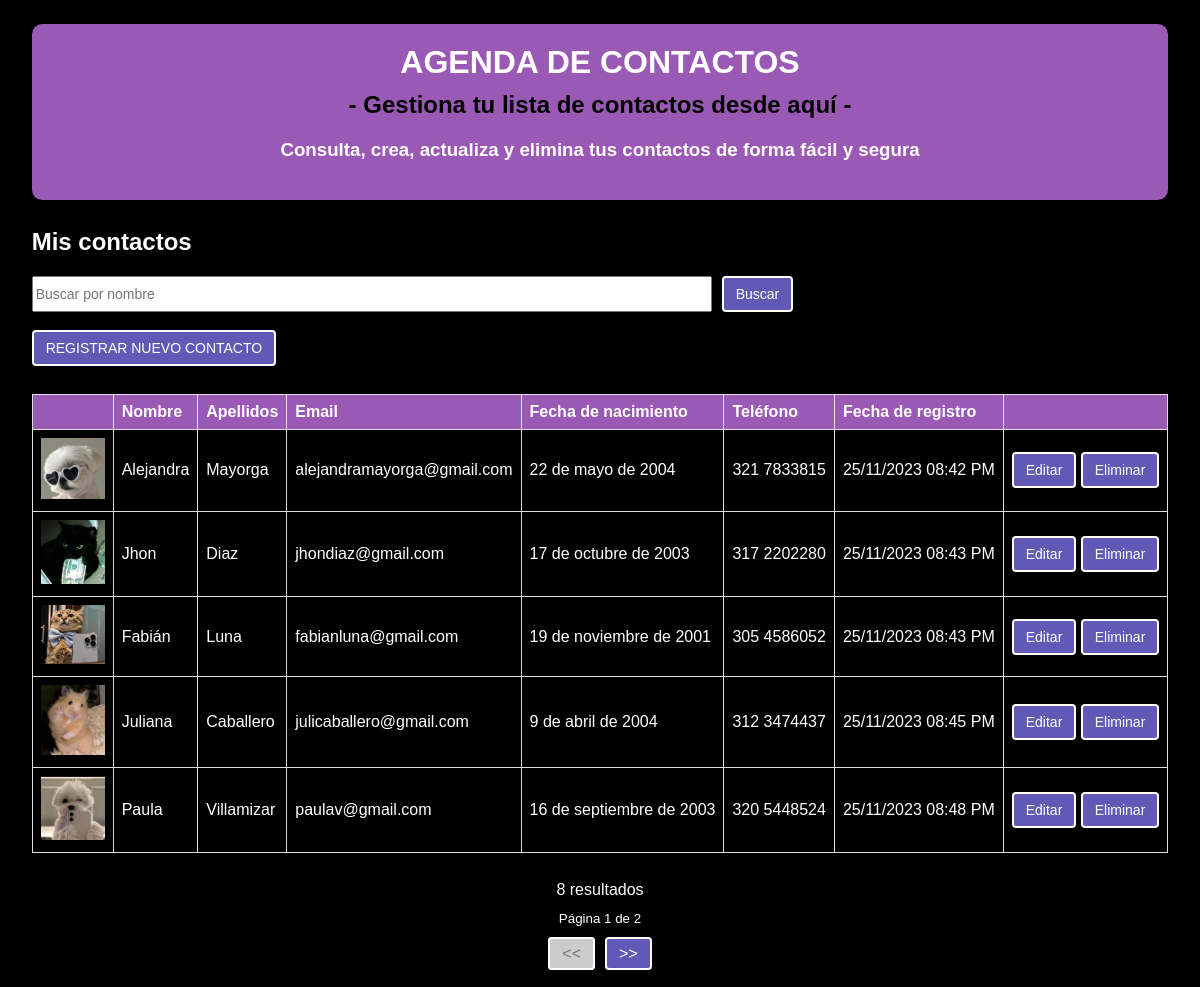
The page / on the database its author committed.
### contacts/models.py (models this page shows, shortened)
class Contact(models.Model):
    avatar = models.ImageField(upload_to='contact', null=True, blank=True)
    nombre = models.CharField(max_length=100, null=True, blank=True)
    apellidos = models.CharField(max_length=100, null=True, blank=True)
    email = models.EmailField(max_length=50)
    fechanacimiento = models.DateField(null=True, blank=True, verbose_name='Fecha de nacimiento')
    telefono = models.CharField(max_length=15, null=True, blank=True, verbose_name='Teléfono')
    created = models.DateTimeField(auto_now_add=True)

### contacts/views.py (the view)
# urls.py: path('', views.ContactListView.as_view(), name='contact_list'),
class ContactListView(generic.ListView):
    model = Contact
    paginate_by = 5
    def get_queryset(self) -> QuerySet[Any]:
        q = self.request.GET.get('q')
        if q:
            return Contact.objects.filter(nombre__icontains=q)
        return super().get_queryset()

### contacts/templates/contacts/contact_list.html (shortened to what this page needs)
{% extends 'contacts/index.html' %}
{% load static %}
{% block content %}
<!DOCTYPE html>
<html lang="es">
<head>
</head>
<body>
    <div>
        <br>
        <h2 style="color:#fff">Mis contactos</h2>
        <div>
            <form action="">
                <div class="form-container">
                    <input type="text" class="form-control" placeholder="Buscar por nombre"
                                name="q" value="{{ request.GET.q }}">
                    <button class="btn btn-primary">
                        Buscar
                    </button>
                </div>
            </form>
        </div>
        <br>
        <a href="{% url 'contact_new' %}" class="btn btn-primary">
            REGISTRAR NUEVO CONTACTO
        </a>
    </div>
    <br>
    <div>
        <table>
            <thead>
                <tr>
                    <th></th>
                    <th>Nombre</th>
                    <th>Apellidos</th>
                    <th>Email</th>
                    <th>Fecha de nacimiento</th>
                    <th>Teléfono</th>
                    <th>Fecha de registro</th>
                    <th></th>
                </tr>
            </thead>
            <tbody>
                {% for contact in object_list %}
                <tr>
                    <td>
                        <div>
                            {% if contact.avatar %}
                            <img src="{{ contact.avatar.url }}" alt="avatar" class="rounded"
                                     style="max-width: 64px">
                            {% endif %}
                        </div>
                    </td>
                    <td>{{ contact.nombre|default:'-' }}</td>
                    <td>{{ contact.apellidos|default:'-' }}</td>
                    <td>{{ contact.email|default:'-' }}</td>
                    <td>{{ contact.fechanacimiento|default:'-' }}</td>
                    <td>{{ contact.telefono|default:'-' }}</td>
                    <td>{{ contact.created|date:'d/m/Y h:i A' }}</td>
                    <td>
                        <div>
                            <a href="{% url 'contact_edit' contact.pk %}" class="btn btn-primary">Editar</a>
                            <a href="{% url 'contact_delete' contact.pk %}" class="btn btn-primary">Eliminar</a>
                        </div>
                    </td>
                </tr>
                {% endfor %}
            </tbody>
        </table>
    </div>
    <br>
    <center>
    <div class="text-end mb-5">
        {{ page_obj.paginator.count }} resultado{{ page_obj.paginator.count|pluralize }}
    </div>
    <div class="d-flex justify-content-between align-items-center">
        <small class="d-none d-sm-inline-block text-body">
            Página {{ page_obj.number }} de {{ page_obj.paginator.num_pages }}
        </small>
        <br><br>
    </center>
        <nav aria-label="Page navigation">
            <ul class="pagination justify-content-center">
                {% if page_obj.has_previous %}
                    <li class="page-item">
                        <a class="page-link" href="{% url 'contact_list' %}?page={{ page_obj.previous_page_number }}"
                           aria-label="Anterior">
                            <span aria-hidden="true">
                                <<
                            </span>
                        </a>
                    </li>
                {% else %}
                    <li class="page-item disabled">
                        <a class="page-link" href="#" aria-label="Anterior">
                            <span aria-hidden="true">
                                <<
                            </span>
                        </a>
                    </li>
                {% endif %}
                {% if page_obj.has_next %}
                    <li class="page-item">
                        <a class="page-link" href="{% url 'contact_list' %}?page={{ page_obj.next_page_number }}"
                           aria-label="Siguiente">
                            <span aria-hidden="true">
                                >>
                            </span>
                        </a>
                    </li>
                {% endif %}
            </ul>
        </nav>
    </div>
</body>
</html>
{% endblock content %}

### contacts/templates/contacts/index.html (shortened to what this page needs)
{% load static %}
<!DOCTYPE html>
<html lang="es">
<head>
</head>
<body>
    <div class="contenedor">
        <header>
            <h1 class="titulo">AGENDA DE CONTACTOS</h1>
            <h2 style="color:black"> - Gestiona tu lista de contactos desde aquí -</h2>
            <h3>Consulta, crea, actualiza y elimina tus contactos de forma fácil y segura</h3>
        </header>
        {% block content %}
        {% endblock %}
</body>
</html>

### contacts/templates/contacts/index.html (style rules this page uses)
body { font-family: 'Arial', sans-serif; margin: 2%; padding: 0; display: flex; justify-content: center; align-items: center; min-height: 100vh; }
header { background-color: #9b59b6; color: #fff; padding: 20px; text-align: center; border-radius: 10px; box-shadow: 0 0 10px rgba(0, 0, 0, 0.1); }
.titulo { margin: 0; }
h2, h3 { color: black; margin-top: 10px; }

### contacts/templates/contacts/contact_list.html (style rules this page uses)
body { font-family: 'Arial', sans-serif; background-color: #000000; margin: 2%; padding: 0; display: flex; justify-content: center; align-items: center; min-height: 100vh; }
h2, h3, .btn { color: #ffffff; }
table { width: 100%; border-collapse: collapse; margin-top: 10px; color: #ffffff; }
th, td { border: 1px solid #ddd; padding: 8px; text-align: left; }
th { background-color: #9b59b6; color: white; }
.text-end { margin-top: 10px; color: white; }
.d-flex { margin-top: 10px; }
.d-none { color: white; }
.text-body { color: white; }
.btn { display: inline-block; padding: 6px 12px; margin-bottom: 0; font-size: 14px; font-weight: 400; line-height: 1.42857143; text-align: center; white-space: nowrap; vertical-align: middle; cursor: pointer; background-image: none; border: 1px solid transparent; border-radius: 4px; }
.form-container { display: flex; }
.form-control { width: calc(60% - 10px); font-size: 14px; margin-right: 10px; }
.btn-primary { background-color: #6259b6; color: #ffffff; border: 2px solid #ffffff; text-decoration: none; font-size: 14px; }
.pagination { margin: 0; padding: 0; list-style: none; display: flex; justify-content: center; align-items: center; }
.page-item { margin: 0 5px; display: inline-block; }
.page-link { color: #ffffff; background-color: #6259b6; border: 2px solid #ffffff; padding: 6px 12px; border-radius: 4px; text-decoration: none; cursor: pointer; }
.page-item.disabled .page-link { background-color: #ccc; color: #777; cursor: not-allowed; }

### rows shown on the page
Contact: avatar (picture), nombre "Alejandra", apellidos "Mayorga", email "alejandramayorga@gmail.com", fechanacimiento "22 de mayo de 2004", telefono "321 7833815", created "25/11/2023 08:42 PM"
Contact: avatar (picture), nombre "Jhon", apellidos "Diaz", email "jhondiaz@gmail.com", fechanacimiento "17 de octubre de 2003", telefono "317 2202280", created "25/11/2023 08:43 PM"
Contact: avatar (picture), nombre "Fabián", apellidos "Luna", email "fabianluna@gmail.com", fechanacimiento "19 de noviembre de 2001", telefono "305 4586052", created "25/11/2023 08:43 PM"
Contact: avatar (picture), nombre "Juliana", apellidos "Caballero", email "julicaballero@gmail.com", fechanacimiento "9 de abril de 2004", telefono "312 3474437", created "25/11/2023 08:45 PM"
Contact: avatar (picture), nombre "Paula", apellidos "Villamizar", email "paulav@gmail.com", fechanacimiento "16 de septiembre de 2003", telefono "320 5448524", created "25/11/2023 08:48 PM"

### other values the page prints
{{ page_obj.paginator.count }} "8"
{{ page_obj.number }} "1"
{{ page_obj.paginator.num_pages }} "2"
